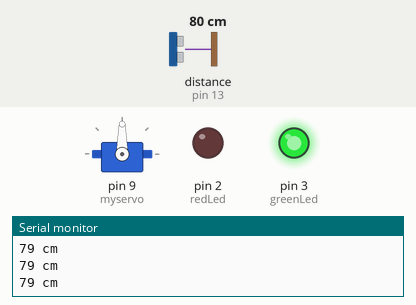
Simulated run of this sketch. Board: Arduino Uno, built with avr-gcc and run on an emulated ATmega328P. On the bench: servo, output pins drawn as LEDs (lit = HIGH), the last lines printed to the serial monitor. Wiring (inferred from the names in the program): ultrasonic range finder: trigger pin 12; echo pin 13. Dashed ring = blinking. The inputs (shaded band) are chosen by the test bench; at power-on: distance to the obstacle (sensor on pin 13) 80 cm. The echo pulse lasts 58.3 µs per cm; pins used as bus, display or sensor lines are not drawn.

Above: at 1.2 s.
1.3 s: distance to the obstacle (sensor on pin 13) set to 19 cm
2.8 s: distance to the obstacle (sensor on pin 13) set to 15 cm
At 3.4 s:
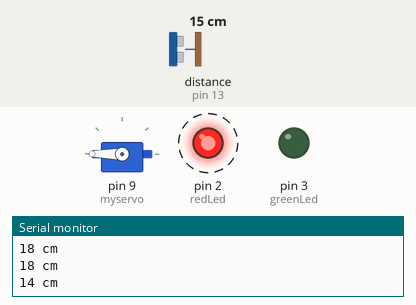
At 4.3 s:
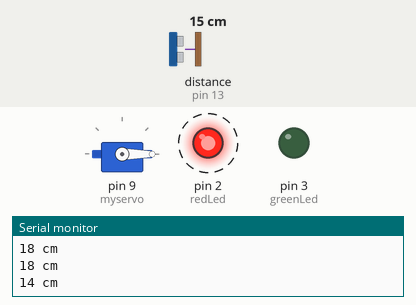
Timing chart, 0 to 11.8 s (numbered marks = the images above; inputs shaded):
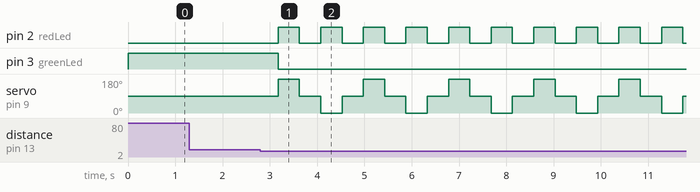

The sketch:

Project_18_Intruder_Tracker.ino
```cpp
// (licence header left out)
#include <NewPing.h>    //  This calls the NewPing library
#include <Servo.h>      //  Calls the Servo library
#define trigPin 12	//  Trig pin attached to Arduino 12
#define echoPin 13	//  Echo pin attached to Arduino 13
#define MAX_DISTANCE 500

NewPing sonar(trigPin, echoPin, MAX_DISTANCE);

int greenLed = 3, redLed = 2; // Green LED to 3, Red to 2

int pos = 20;
Servo myservo;

void setup() {
  Serial.begin (115200);
  pinMode(trigPin, OUTPUT);
  pinMode(echoPin, INPUT);
  pinMode(greenLed, OUTPUT);
  pinMode(redLed, OUTPUT);
  myservo.attach(9);          // Servo attached to pin 9

}
void loop() {
  int duration, distance, pos = 0, i;

  digitalWrite(trigPin, LOW);
  delayMicroseconds(2);
  digitalWrite(trigPin, HIGH);  // Trig sends a ping
  delayMicroseconds(10);
  digitalWrite(trigPin, LOW);
  duration = pulseIn(echoPin, HIGH);  // Echo receives the ping
  distance = (duration / 2) / 29.1;
  Serial.print(distance);
  Serial.println(" cm");

  if (distance <= 15) 			//  If distance is less than 15
  {
    digitalWrite(greenLed, LOW);  // Green LED goes off
    digitalWrite(redLed, HIGH);   // Red LED on
    myservo.write(180);		   // Move servo
    delay(450);
    digitalWrite(redLed, LOW);
    myservo.write(90);
    delay(450);
    digitalWrite(redLed, HIGH);
    myservo.write(0);
    delay(450);
    digitalWrite(redLed, LOW);
    myservo.write(90);
  }
  else { 				  //  Otherwise do this
    digitalWrite(redLed, LOW);    // Red LED off
    digitalWrite(greenLed, HIGH); // Green LED on
    myservo.write(90);
  }

  delay(450);
}
```

Measured:
- the behaviour switches between 17 and 16 cm on distance to the obstacle (sensor on pin 13) (found by bisection; images 0 and 1)
- after the input at 2.8 s, pin 2 (redLed): alternates HIGH for 0.45 s and LOW for 0.45 s, starting after 0.38 s; pin 3 (greenLed): HIGH → LOW after 0.38 s; servo on pin 9 (myservo): 90° → 180° after 0.38 s, then repeats every 1.8 s: 90° 0.45 s, 0° 0.45 s, 90° 0.45 s, 180° 0.45 s
